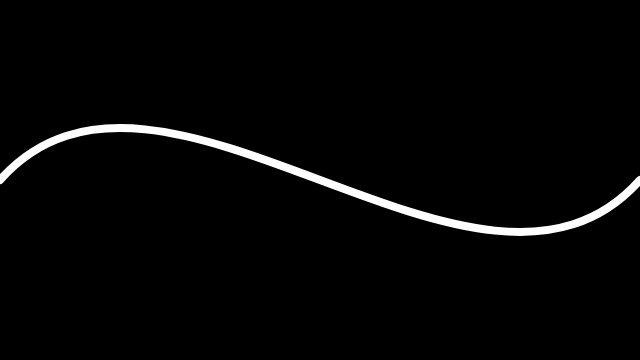
Frame 1 (no input)
Frame 60 (no input): identical to frame 1, image omitted
Frame 120 (the mouse pressed at the canvas centre since frame 60): identical to frame 1, image omitted

The p5.js sketch that drew this single still picture (run headless with seeded random() and noise() and a simulated clock; from frame 60 on, the mouse is pressed at the canvas centre):

// p5.js sketch
// ── sketch.js
// Bezier (Formula)
// The Coding Train / Daniel Shiffman
// https://thecodingtrain.com/CodingChallenges/163-bezier.html
// https://youtu.be/zUgsYaUQNBk

// Basic: https://editor.p5js.org/codingtrain/sketches/Z53a719cQ
// Editor by Simon Tiger: https://editor.p5js.org/codingtrain/sketches/_R7RgtGfA
// bezierVertex: https://editor.p5js.org/codingtrain/sketches/O3_cLiOaw
// Time Table Cardioid with Bezier: https://editor.p5js.org/codingtrain/sketches/kZ8dpklQg
// Quadratic: https://editor.p5js.org/codingtrain/sketches/fJIMDmHcE
// Cubic: https://editor.p5js.org/codingtrain/sketches/S1Pt8lol1
// Bezier with Formula: https://editor.p5js.org/codingtrain/sketches/0XOLNHbvC

let p0, p1;

function setup() {
  createCanvas(640, 360);
  p0 = new Particle(0, height / 2);
  p1 = new Particle(width / 4, 0);
  p2 = new Particle((3 * width) / 4, height);
  p3 = new Particle(width, height / 2);
}

function draw() {
  background(0);
  stroke(255);

  // p0.update();
  // p1.update();
  // p2.update();
  // p3.update();

  let delta = 0.03;
  colorMode(HSB);

  noFill();
  for (let t = 0; t <= 1.00001; t += delta) {
    stroke(t * 360, 255, 255, 0.5);
    strokeWeight(2);
    // stroke(255, 0.5);
    // line(x1, y1, x2, y2);
    let v = cubic(p0, p1, p2, p3, t);
  }

  strokeWeight(8);
  stroke(255);
  bezier(p0.x, p0.y, p1.x, p1.y, p2.x, p2.y, p3.x, p3.y);
}

function cubic(p0, p1, p2, p3, t) {
  let x =
    pow(1 - t, 3) * p0.x +
    3 * pow(1 - t, 2) * p1.x +
    3 * pow(1 - t, 2) * pow(t, 2) * p2.x +
    pow(t, 3) * p3.x;
  let y =
    pow(1 - t, 3) * p0.y +
    3 * pow(1 - t, 2) * p1.y +
    3 * pow(1 - t, 2) * pow(t, 2) * p2.y +
    pow(t, 3) * p3.x;
  return createVector(x, y);
}

// ── particle.js
class Particle {
  constructor(x, y) {
    this.x = x;
    this.y = y;
    this.dx = random(-8, 8);
    this.dy = random(-8, 8);
  }

  update() {
    this.x += this.dx;
    this.y += this.dy;

    if (this.x >= width || this.x < 0) {
      this.dx *= -1;
    }

    if (this.y >= height || this.y < 0) {
      this.dy *= -1;
    }
  }
}
